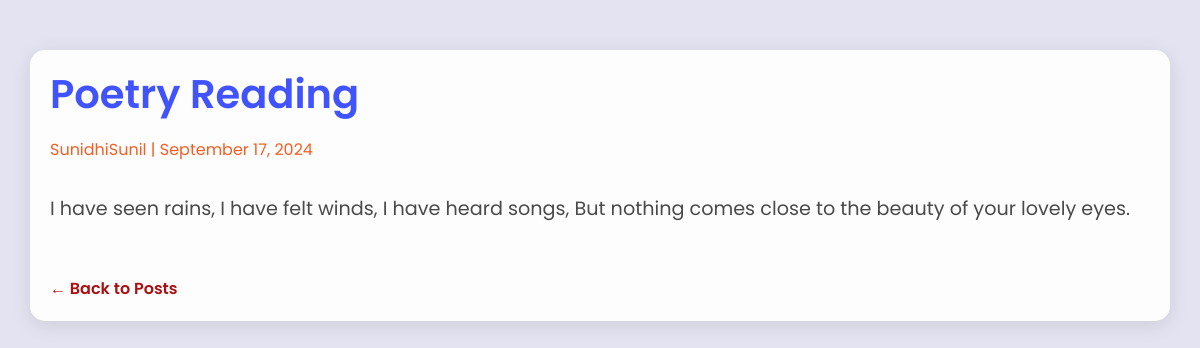
Screenshot of /poetry-reading/ with the database file from the repository.
### pook/models.py (models this page shows, shortened)
class Post(models.Model):
    title = models.CharField(max_length=300,unique=True)
    slug=models.SlugField(max_length=300,unique=True)
    author=models.ForeignKey(User,on_delete=models.CASCADE,related_name='pook_posts')
    content = models.TextField()
    updated_on=models.DateTimeField(auto_now=True)
    created_on=models.DateTimeField(auto_now_add=True)
    status=models.IntegerField(choices=STATUS,default=0)
    class Meta:
        ordering = ['-created_on']

### pook/views.py (the view)
# urls.py: path('<slug:slug>/',views.PostDetail.as_view(),name='post_detail'),
class PostDetail(generic.DetailView):
    model = Post
    template_name='pook/detail.html'

### templates/pook/detail.html (shortened to what this page needs)
<!DOCTYPE html>
<html lang="en">
<head>
    <link href="https://stackpath.bootstrapcdn.com/bootstrap/4.5.2/css/bootstrap.min.css" rel="stylesheet">
</head>
<body>
    <div class="container">
        <h1 class="post-title">{{ post.title }}</h1>
        <div class="post-meta">
            <span class="author-name">{{ post.author }}</span> | {{ post.created_on|date:"F d, Y" }}
        </div>
        <p class="post-content">{{ post.content |safe }}</p>
        <a href="{% url 'post_list' %}" class="back-link">← Back to Posts</a>
    </div>
</body>
</html>

### templates/pook/detail.html (style rules this page uses)
body { background-color: #e4e3f1; font-family: 'Poppins', sans-serif; }
.container { margin-top: 50px; padding: 20px; background-color: #fdfdfe; border-radius: 15px; box-shadow: 0 4px 20px rgba(0, 0, 0, 0.1); animation: fadeIn 0.6s ease-in-out; }
.post-title { font-size: 2.5rem; font-weight: 600; color: #4053ff; margin-bottom: 20px; animation: slideInLeft 0.6s ease-in-out; }
.post-meta { font-size: 1rem; color: #f25f24; margin-bottom: 30px; animation: fadeInUp 0.8s ease-in-out; }
.post-content { color: #4a4a4a; font-size: 1.2rem; line-height: 1.8; margin-bottom: 50px; animation: fadeInUp 1s ease-in-out; }
.back-link { font-weight: 600; color: #aa1010; text-decoration: none; animation: fadeIn 1s ease-in-out; }

### rows the page displays
Post: title "Poetry Reading", author "SunidhiSunil", created_on "September 17, 2024", content "I have seen rains, I have felt winds, I have heard songs, But nothing comes close to the beauty of your lovely eyes."
